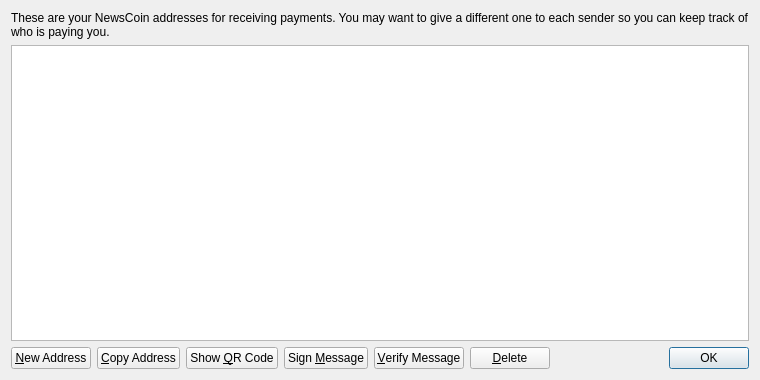
<?xml version="1.0" encoding="UTF-8"?>
<ui version="4.0">
 <class>AddressBookPage</class>
 <widget class="QWidget" name="AddressBookPage">
  <property name="geometry">
   <rect>
    <x>0</x>
    <y>0</y>
    <width>760</width>
    <height>380</height>
   </rect>
  </property>
  <property name="windowTitle">
   <string>Address Book</string>
  </property>
  <layout class="QVBoxLayout" name="verticalLayout">
   <item>
    <widget class="QLabel" name="labelExplanation">
     <property name="text">
      <string>These are your NewsCoin addresses for receiving payments. You may want to give a different one to each sender so you can keep track of who is paying you.</string>
     </property>
     <property name="textFormat">
      <enum>Qt::PlainText</enum>
     </property>
     <property name="wordWrap">
      <bool>true</bool>
     </property>
    </widget>
   </item>
   <item>
    <widget class="QTableView" name="tableView">
     <property name="contextMenuPolicy">
      <enum>Qt::CustomContextMenu</enum>
     </property>
     <property name="toolTip">
      <string>Double-click to edit address or label</string>
     </property>
     <property name="tabKeyNavigation">
      <bool>false</bool>
     </property>
     <property name="alternatingRowColors">
      <bool>true</bool>
     </property>
     <property name="selectionMode">
      <enum>QAbstractItemView::SingleSelection</enum>
     </property>
     <property name="selectionBehavior">
      <enum>QAbstractItemView::SelectRows</enum>
     </property>
     <property name="sortingEnabled">
      <bool>true</bool>
     </property>
     <attribute name="verticalHeaderVisible">
      <bool>false</bool>
     </attribute>
    </widget>
   </item>
   <item>
    <layout class="QHBoxLayout" name="horizontalLayout">
     <item>
      <widget class="QPushButton" name="newAddressButton">
       <property name="toolTip">
        <string>Create a new address</string>
       </property>
       <property name="text">
        <string>&amp;New Address</string>
       </property>
       <property name="icon">
        <iconset resource="../bitcoin.qrc">
         <normaloff>:/icons/add</normaloff>:/icons/add</iconset>
       </property>
      </widget>
     </item>
     <item>
      <widget class="QPushButton" name="copyToClipboard">
       <property name="toolTip">
        <string>Copy the currently selected address to the system clipboard</string>
       </property>
       <property name="text">
        <string>&amp;Copy Address</string>
       </property>
       <property name="icon">
        <iconset resource="../bitcoin.qrc">
         <normaloff>:/icons/editcopy</normaloff>:/icons/editcopy</iconset>
       </property>
      </widget>
     </item>
     <item>
      <widget class="QPushButton" name="showQRCode">
       <property name="text">
        <string>Show &amp;QR Code</string>
       </property>
       <property name="icon">
        <iconset resource="../bitcoin.qrc">
         <normaloff>:/icons/qrcode</normaloff>:/icons/qrcode</iconset>
       </property>
      </widget>
     </item>
     <item>
      <widget class="QPushButton" name="signMessage">
       <property name="toolTip">
        <string>Sign a message to prove you own a NewsCoin address</string>
       </property>
       <property name="text">
        <string>Sign &amp;Message</string>
       </property>
       <property name="icon">
        <iconset resource="../bitcoin.qrc">
         <normaloff>:/icons/edit</normaloff>:/icons/edit</iconset>
       </property>
      </widget>
     </item>
     <item>
      <widget class="QPushButton" name="verifyMessage">
       <property name="toolTip">
        <string>Verify a message to ensure it was signed with a specified NewsCoin address</string>
       </property>
       <property name="text">
        <string>&amp;Verify Message</string>
       </property>
       <property name="icon">
        <iconset resource="../bitcoin.qrc">
         <normaloff>:/icons/transaction_0</normaloff>:/icons/transaction_0</iconset>
       </property>
      </widget>
     </item>
     <item>
      <widget class="QPushButton" name="deleteButton">
       <property name="toolTip">
        <string>Delete the currently selected address from the list</string>
       </property>
       <property name="text">
        <string>&amp;Delete</string>
       </property>
       <property name="icon">
        <iconset resource="../bitcoin.qrc">
         <normaloff>:/icons/remove</normaloff>:/icons/remove</iconset>
       </property>
      </widget>
     </item>
     <item>
      <spacer name="horizontalSpacer">
       <property name="orientation">
        <enum>Qt::Horizontal</enum>
       </property>
       <property name="sizeHint" stdset="0">
        <size>
         <width>40</width>
         <height>20</height>
        </size>
       </property>
      </spacer>
     </item>
     <item>
      <widget class="QDialogButtonBox" name="buttonBox">
       <property name="sizePolicy">
        <sizepolicy hsizetype="Maximum" vsizetype="Fixed">
         <horstretch>0</horstretch>
         <verstretch>0</verstretch>
        </sizepolicy>
       </property>
       <property name="standardButtons">
        <set>QDialogButtonBox::Ok</set>
       </property>
      </widget>
     </item>
    </layout>
   </item>
  </layout>
 </widget>
 <resources>
  <include location="../bitcoin.qrc"/>
 </resources>
 <connections/>
</ui>
